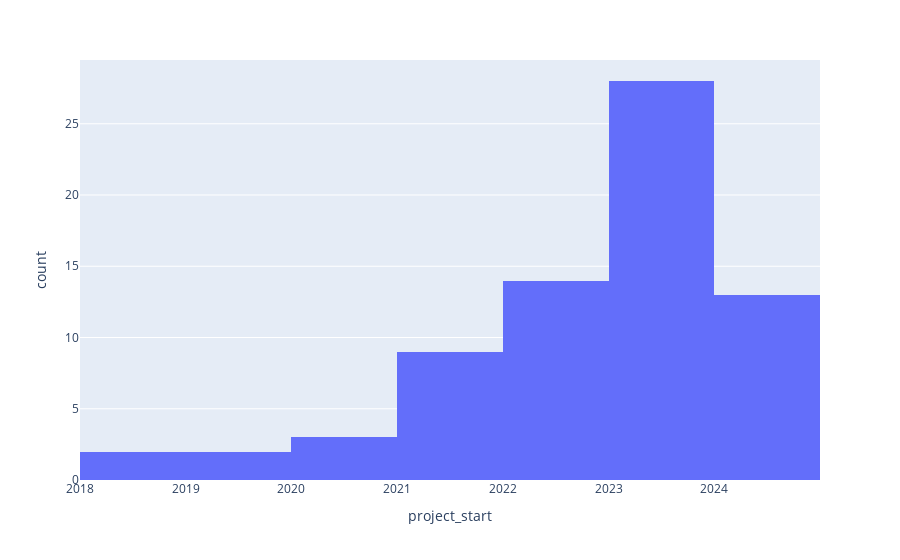

Source (notebook cell):
### Code cell
fig = px.histogram(df, x='project_start', title="")
fig.show()
